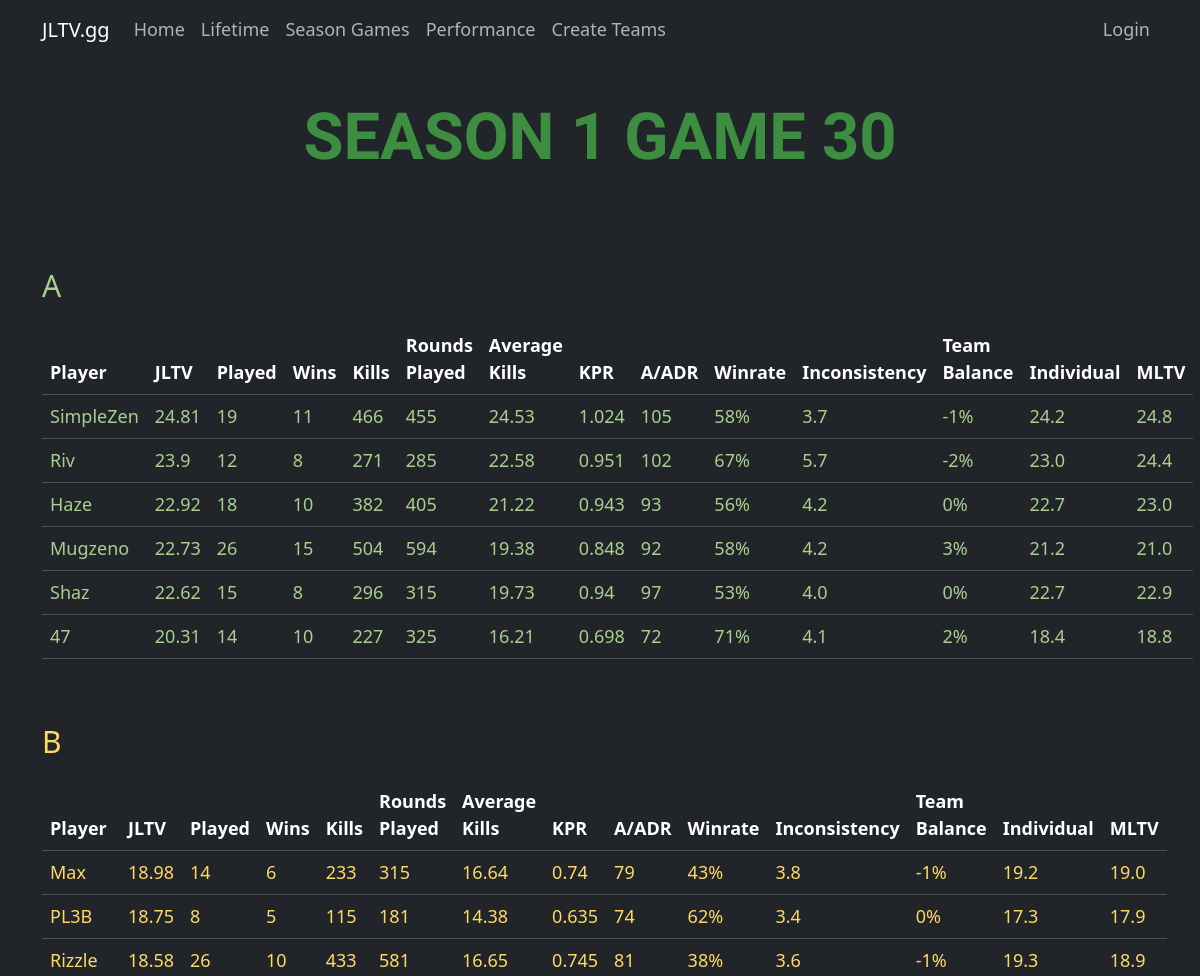
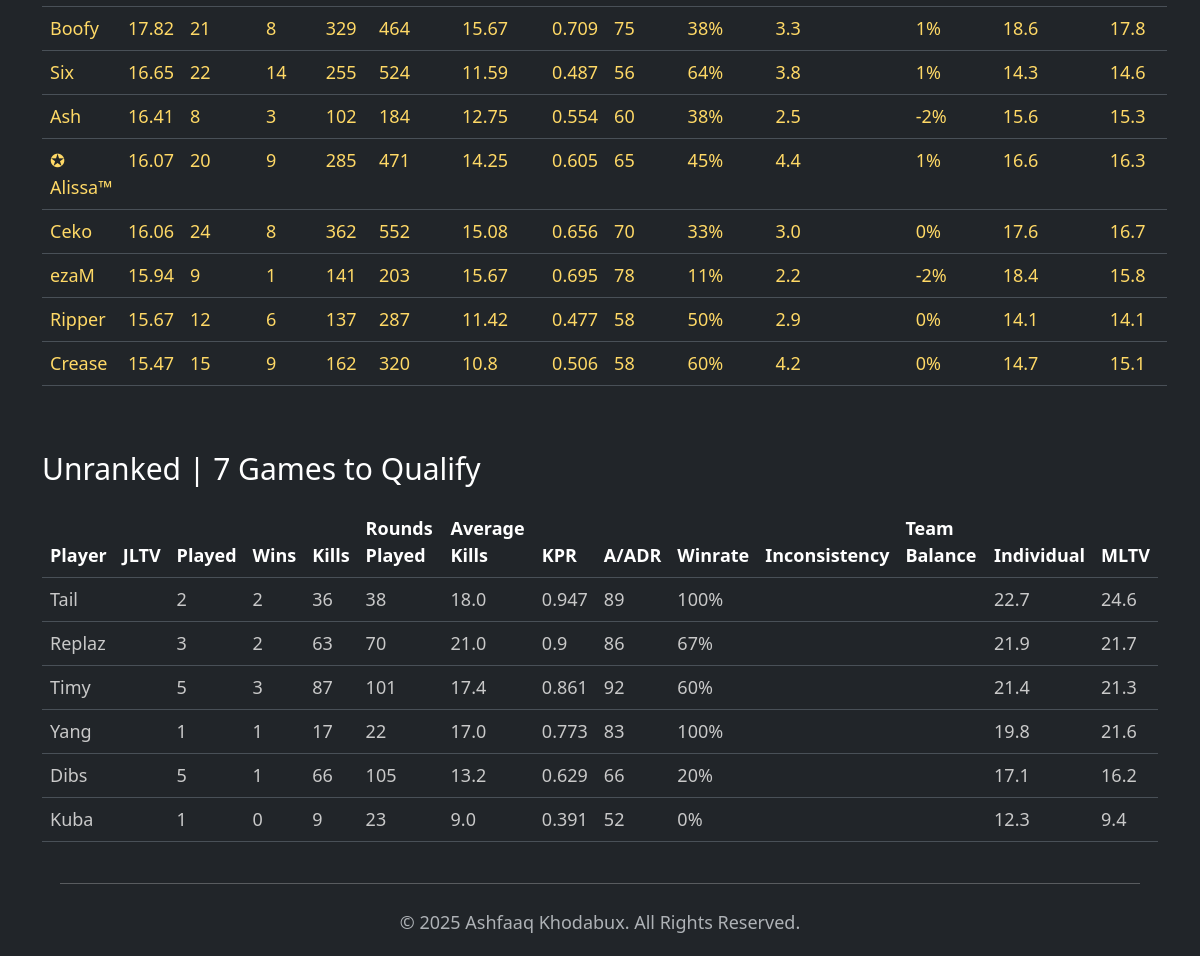
The page / on the database its author committed (2 pictures, top to bottom).
### main.py (models this page shows)
class Season(db.Model):
    __tablename__ = 'seasons'
    season_id = db.Column(db.Integer, primary_key=True)
    games_played = db.Column(db.Integer, nullable=False)
    player_count = db.Column(db.Integer, nullable=False)
    games = relationship('Game', back_populates='season')
    player_stats = relationship('PlayerGameStats', back_populates='season')
    season_player = relationship('SeasonPlayer', back_populates='season')

class SeasonPlayer(db.Model):
    __tablename__ = 'season_players'
    id = db.Column(db.Integer, primary_key=True)
    player_id = db.Column(db.Integer, nullable=False)
    name = db.Column(db.String(50), nullable=False)
    played = db.Column(db.Integer, nullable=False)
    total_wins = db.Column(db.Integer, nullable=False)
    total_kills = db.Column(db.Integer, nullable=False)
    total_rounds = db.Column(db.Integer, nullable=False)
    AK = db.Column(db.Float, nullable=False)
    KPR = db.Column(db.Float, nullable=False)
    A_ADR = db.Column(db.Integer, nullable=False)
    winrate = db.Column(db.Integer, nullable=False)
    inconsistency = db.Column(db.Float, nullable=False)
    team_balance = db.Column(db.Integer, nullable=False)
    JLTV = db.Column(db.Float, nullable=False)
    individual = db.Column(db.Float, nullable=False)
    MLTV = db.Column(db.Float, nullable=False)
    season_id = db.Column(db.Integer, db.ForeignKey('seasons.season_id'), nullable=False)
    season = relationship('Season', back_populates='season_player')

### main.py (the view, shortened to what this page needs)
@app.route('/')
def home():
    current_season = Season.query.order_by(Season.season_id.desc()).first()
    players = SeasonPlayer.query.filter_by(season_id=current_season.season_id).order_by(SeasonPlayer.JLTV.desc()).all()
    all_players = []
    s_tier_players = []
    a_tier_players = []
    b_tier_players = []
    c_tier_players = []
    unranked = []
    for player in players:
        if player.played > 0:
            if player.played < 7:
                unranked.append(player)
            else:
                all_players.append(player)
    for player in all_players:
        if player.JLTV >= 25.0:
            s_tier_players.append(player)
        elif player.JLTV >= 20.0:
            a_tier_players.append(player)
        elif player.JLTV >= 15.0:
            b_tier_players.append(player)
        else:
            c_tier_players.append(player)
    return render_template('index.html', current_season=current_season, s_tier=s_tier_players, a_tier=a_tier_players,
                           b_tier=b_tier_players, c_tier=c_tier_players, unranked=unranked)

### templates/index.html (shortened to what this page needs)
{% include "header.html" %}
<div class="container animate__animated animate__fadeIn">
    <div class="row justify-content-center">
        <div class="col form-pad">
            <p class="text-center season-header">
                SEASON {{ current_season.season_id }} GAME {{ current_season.games_played }}
            </p>
        </div>
    </div>
    {% if a_tier %}
        <p class="tier a">A</p>
        <table class="table">
            <thead>
                <tr>
                    <th scope="col">Player</th>
                    <th scope="col">JLTV</th>
                    <th scope="col">Played</th>
                    <th scope="col">Wins</th>
                    <th scope="col">Kills</th>
                    <th scope="col">Rounds Played</th>
                    <th scope="col">Average Kills</th>
                    <th scope="col">KPR</th>
                    <th scope="col">A/ADR</th>
                    <th scope="col">Winrate</th>
                    <th scope="col">Inconsistency</th>
                    <th scope="col">Team Balance</th>
                    <th scope="col">Individual</th>
                    <th scope="col">MLTV</th>
                </tr>
            </thead>
            <tbody>
                {% for player in a_tier %}
                    <tr>
                        <td style="color:#a9d08e">{{ player.name }}</td>
                        <td style="color:#a9d08e">{{ player.JLTV }}</td>
                        <td style="color:#a9d08e">{{ player.played }}</td>
                        <td style="color:#a9d08e">{{ player.total_wins }}</td>
                        <td style="color:#a9d08e">{{ player.total_kills }}</td>
                        <td style="color:#a9d08e">{{ player.total_rounds }}</td>
                        <td style="color:#a9d08e">{{ player.AK }}</td>
                        <td style="color:#a9d08e">{{ player.KPR }}</td>
                        <td style="color:#a9d08e">{{ player.A_ADR }}</td>
                        <td style="color:#a9d08e">{{ player.winrate }}%</td>
                        <td style="color:#a9d08e">{{ player.inconsistency }}</td>
                        <td style="color:#a9d08e">{{ player.team_balance }}%</td>
                        <td style="color:#a9d08e">{{ player.individual }}</td>
                        <td style="color:#a9d08e">{{ player.MLTV }}</td>
                    </tr>
                {% endfor %}
            </tbody>
        </table>
    {% endif %}
    {% if b_tier %}
        <p class="tier b">B</p>
        <table class="table">
            <thead>
                <tr>
                    <th scope="col">Player</th>
                    <th scope="col">JLTV</th>
                    <th scope="col">Played</th>
                    <th scope="col">Wins</th>
                    <th scope="col">Kills</th>
                    <th scope="col">Rounds Played</th>
                    <th scope="col">Average Kills</th>
                    <th scope="col">KPR</th>
                    <th scope="col">A/ADR</th>
                    <th scope="col">Winrate</th>
                    <th scope="col">Inconsistency</th>
                    <th scope="col">Team Balance</th>
                    <th scope="col">Individual</th>
                    <th scope="col">MLTV</th>
                </tr>
            </thead>
            <tbody>
                {% for player in b_tier %}
                    <tr>
                        <td style="color:#ffd966">{{ player.name }}</td>
                        <td style="color:#ffd966">{{ player.JLTV }}</td>
                        <td style="color:#ffd966">{{ player.played }}</td>
                        <td style="color:#ffd966">{{ player.total_wins }}</td>
                        <td style="color:#ffd966">{{ player.total_kills }}</td>
                        <td style="color:#ffd966">{{ player.total_rounds }}</td>
                        <td style="color:#ffd966">{{ player.AK }}</td>
                        <td style="color:#ffd966">{{ player.KPR }}</td>
                        <td style="color:#ffd966">{{ player.A_ADR }}</td>
                        <td style="color:#ffd966">{{ player.winrate }}%</td>
                        <td style="color:#ffd966">{{ player.inconsistency }}</td>
                        <td style="color:#ffd966">{{ player.team_balance }}%</td>
                        <td style="color:#ffd966">{{ player.individual }}</td>
                        <td style="color:#ffd966">{{ player.MLTV }}</td>
                    </tr>
                {% endfor %}
            </tbody>
        </table>
    {% endif %}
    {% if unranked %}
        <p class="tier unranked">Unranked | 7 Games to Qualify</p>
        <table class="table">
            <thead>
                <tr>
                    <th scope="col">Player</th>
                    <th scope="col">JLTV</th>
                    <th scope="col">Played</th>
                    <th scope="col">Wins</th>
                    <th scope="col">Kills</th>
                    <th scope="col">Rounds Played</th>
                    <th scope="col">Average Kills</th>
                    <th scope="col">KPR</th>
                    <th scope="col">A/ADR</th>
                    <th scope="col">Winrate</th>
                    <th scope="col">Inconsistency</th>
                    <th scope="col">Team Balance</th>
                    <th scope="col">Individual</th>
                    <th scope="col">MLTV</th>
                </tr>
            </thead>
            <tbody>
                {% for player in unranked %}
                    <tr>
                        <td style="color:#c9c9c9">{{ player.name }}</td>
                        <td></td>
                        <td style="color:#c9c9c9">{{ player.played }}</td>
                        <td style="color:#c9c9c9">{{ player.total_wins }}</td>
                        <td style="color:#c9c9c9">{{ player.total_kills }}</td>
                        <td style="color:#c9c9c9">{{ player.total_rounds }}</td>
                        <td style="color:#c9c9c9">{{ player.AK }}</td>
                        <td style="color:#c9c9c9">{{ player.KPR }}</td>
                        <td style="color:#c9c9c9">{{ player.A_ADR }}</td>
                        <td style="color:#c9c9c9">{{ player.winrate }}%</td>
                        <td></td>
                        <td></td>
                        <td style="color:#c9c9c9">{{ player.individual }}</td>
                        <td style="color:#c9c9c9">{{ player.MLTV }}</td>
                    </tr>
                {% endfor %}
            </tbody>
        </table>
    {% endif %}
</div>
{% include "footer.html" %}

### static/css/styles.css (style rules this page uses)
:root { --primary: #6200ee; --secondary: #03dac6; --dark: #121212; --light: #f8f9fa; --text: #ffffff; }
body { min-height: 100vh; display: flex; flex-direction: column; color: var(--text); font-family: 'Segoe UI', Tahoma, Geneva, Verdana, sans-serif; font-size: 18px; }
.form-pad { padding-top: 30px; padding-bot: 20px; }
.season-header { color: #3e8e41; font-family: 'Yantramanav', sans-serif; font-weight: 600; font-size: 65px; }
.tier { margin-top: 60px; font-size: 30px; }
.a { color: #a9d08e; }
.b { color: #ffd966; }
.unranked { color: #c9c9c9e; }

### rows shown on the page
Season: season_id "1", games_played "30"
SeasonPlayer: name "SimpleZen", JLTV "24.81", played "19", total_wins "11", total_kills "466", total_rounds "455", AK "24.53", KPR "1.024", A_ADR "105", winrate "58", inconsistency "3.7", team_balance "-1", individual "24.2", MLTV "24.8"
SeasonPlayer: name "Riv", JLTV "23.9", played "12", total_wins "8", total_kills "271", total_rounds "285", AK "22.58", KPR "0.951", A_ADR "102", winrate "67", inconsistency "5.7", team_balance "-2", individual "23.0", MLTV "24.4"
SeasonPlayer: name "Haze", JLTV "22.92", played "18", total_wins "10", total_kills "382", total_rounds "405", AK "21.22", KPR "0.943", A_ADR "93", winrate "56", inconsistency "4.2", team_balance "0", individual "22.7", MLTV "23.0"
SeasonPlayer: name "Mugzeno", JLTV "22.73", played "26", total_wins "15", total_kills "504", total_rounds "594", AK "19.38", KPR "0.848", A_ADR "92", winrate "58", inconsistency "4.2", team_balance "3", individual "21.2", MLTV "21.0"
SeasonPlayer: name "Shaz", JLTV "22.62", played "15", total_wins "8", total_kills "296", total_rounds "315", AK "19.73", KPR "0.94", A_ADR "97", winrate "53", inconsistency "4.0", team_balance "0", individual "22.7", MLTV "22.9"
SeasonPlayer: name "47", JLTV "20.31", played "14", total_wins "10", total_kills "227", total_rounds "325", AK "16.21", KPR "0.698", A_ADR "72", winrate "71", inconsistency "4.1", team_balance "2", individual "18.4", MLTV "18.8"
SeasonPlayer: name "Max", JLTV "18.98", played "14", total_wins "6", total_kills "233", total_rounds "315", AK "16.64", KPR "0.74", A_ADR "79", winrate "43", inconsistency "3.8", team_balance "-1", individual "19.2", MLTV "19.0"
SeasonPlayer: name "PL3B", JLTV "18.75", played "8", total_wins "5", total_kills "115", total_rounds "181", AK "14.38", KPR "0.635", A_ADR "74", winrate "62", inconsistency "3.4", team_balance "0", individual "17.3", MLTV "17.9"
SeasonPlayer: name "Rizzle", JLTV "18.58", played "26", total_wins "10", total_kills "433", total_rounds "581", AK "16.65", KPR "0.745", A_ADR "81", winrate "38", inconsistency "3.6", team_balance "-1", individual "19.3", MLTV "18.9"
SeasonPlayer: name "Boofy", JLTV "17.82", played "21", total_wins "8", total_kills "329", total_rounds "464", AK "15.67", KPR "0.709", A_ADR "75", winrate "38", inconsistency "3.3", team_balance "1", individual "18.6", MLTV "17.8"
SeasonPlayer: name "Six", JLTV "16.65", played "22", total_wins "14", total_kills "255", total_rounds "524", AK "11.59", KPR "0.487", A_ADR "56", winrate "64", inconsistency "3.8", team_balance "1", individual "14.3", MLTV "14.6"
SeasonPlayer: name "Ash", JLTV "16.41", played "8", total_wins "3", total_kills "102", total_rounds "184", AK "12.75", KPR "0.554", A_ADR "60", winrate "38", inconsistency "2.5", team_balance "-2", individual "15.6", MLTV "15.3"
SeasonPlayer: name "✪ Alissa™", JLTV "16.07", played "20", total_wins "9", total_kills "285", total_rounds "471", AK "14.25", KPR "0.605", A_ADR "65", winrate "45", inconsistency "4.4", team_balance "1", individual "16.6", MLTV "16.3"
SeasonPlayer: name "Ceko", JLTV "16.06", played "24", total_wins "8", total_kills "362", total_rounds "552", AK "15.08", KPR "0.656", A_ADR "70", winrate "33", inconsistency "3.0", team_balance "0", individual "17.6", MLTV "16.7"
SeasonPlayer: name "ezaM", JLTV "15.94", played "9", total_wins "1", total_kills "141", total_rounds "203", AK "15.67", KPR "0.695", A_ADR "78", winrate "11", inconsistency "2.2", team_balance "-2", individual "18.4", MLTV "15.8"
SeasonPlayer: name "Ripper", JLTV "15.67", played "12", total_wins "6", total_kills "137", total_rounds "287", AK "11.42", KPR "0.477", A_ADR "58", winrate "50", inconsistency "2.9", team_balance "0", individual "14.1", MLTV "14.1"
SeasonPlayer: name "Crease", JLTV "15.47", played "15", total_wins "9", total_kills "162", total_rounds "320", AK "10.8", KPR "0.506", A_ADR "58", winrate "60", inconsistency "4.2", team_balance "0", individual "14.7", MLTV "15.1"
SeasonPlayer: name "Tail", played "2", total_wins "2", total_kills "36", total_rounds "38", AK "18.0", KPR "0.947", A_ADR "89", winrate "100", individual "22.7", MLTV "24.6"
SeasonPlayer: name "Replaz", played "3", total_wins "2", total_kills "63", total_rounds "70", AK "21.0", KPR "0.9", A_ADR "86", winrate "67", individual "21.9", MLTV "21.7"
SeasonPlayer: name "Timy", played "5", total_wins "3", total_kills "87", total_rounds "101", AK "17.4", KPR "0.861", A_ADR "92", winrate "60", individual "21.4", MLTV "21.3"
SeasonPlayer: name "Yang", played "1", total_wins "1", total_kills "17", total_rounds "22", AK "17.0", KPR "0.773", A_ADR "83", winrate "100", individual "19.8", MLTV "21.6"
SeasonPlayer: name "Dibs", played "5", total_wins "1", total_kills "66", total_rounds "105", AK "13.2", KPR "0.629", A_ADR "66", winrate "20", individual "17.1", MLTV "16.2"
SeasonPlayer: name "Kuba", played "1", total_wins "0", total_kills "9", total_rounds "23", AK "9.0", KPR "0.391", A_ADR "52", winrate "0", individual "12.3", MLTV "9.4"
